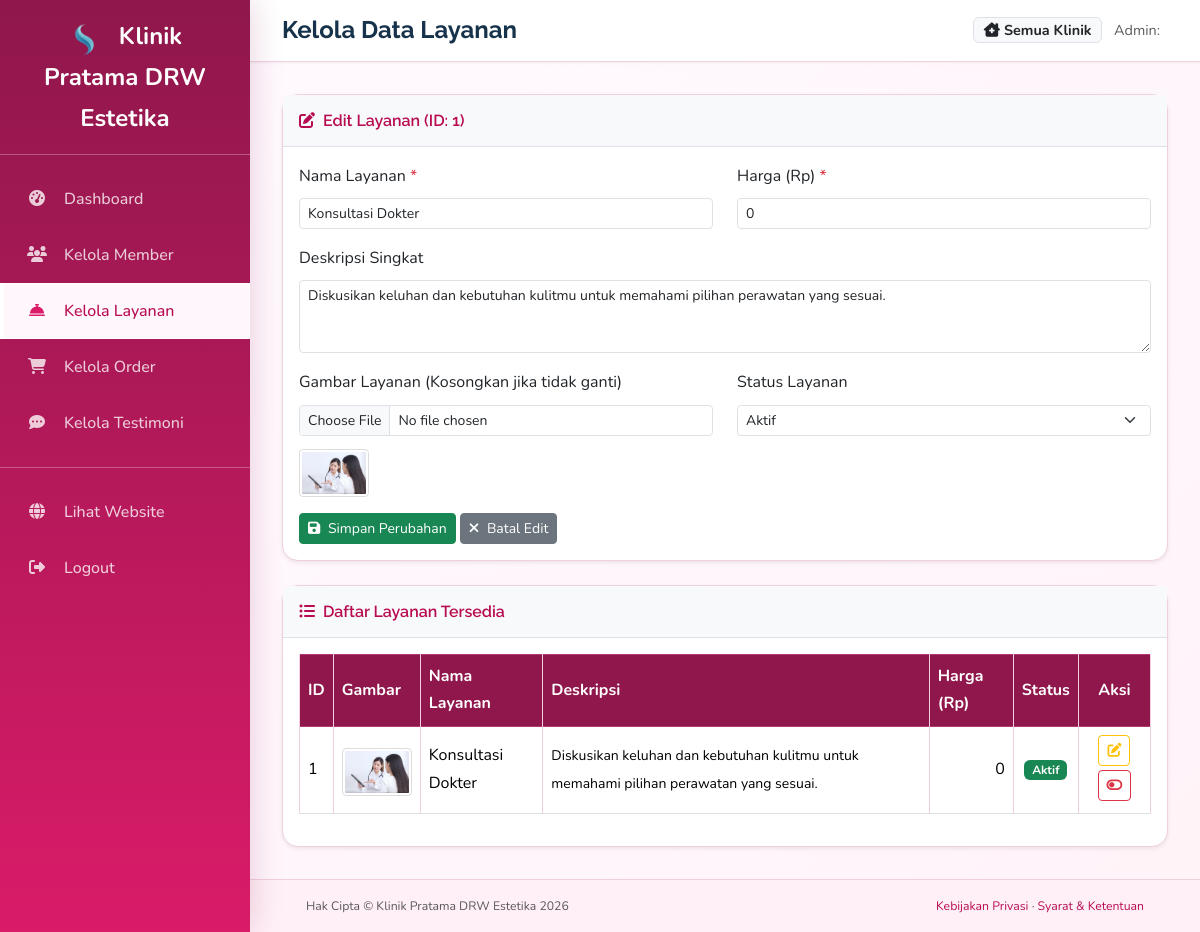
Page /admin/kelola_layanan.php?edit_id=1 (signed in) on the committed database.
### tables this page shows
CREATE TABLE `layanan` (
  `id_layanan` int(11) NOT NULL AUTO_INCREMENT,
  `nama_layanan` varchar(100) NOT NULL,
  `deskripsi_singkat` varchar(255) DEFAULT NULL,
  `harga` int(11) NOT NULL DEFAULT 0,
  `gambar_layanan` varchar(255) DEFAULT NULL COMMENT 'Nama file gambar layanan',
  `status_layanan` enum('aktif','tidak_aktif') NOT NULL DEFAULT 'aktif',
  PRIMARY KEY (`id_layanan`)
);

### admin/admin_auth.php (called while the page is built, shortened)
<?php
function drw_admin_display_cabang(): string
{
    return (string) ($_SESSION['admin_cabang_nama'] ?? 'Semua Klinik');
}

### admin/kelola_layanan.php (the view, shortened to what this page needs)
<?php
require_once '../config.php';
require_once __DIR__ . '/admin_auth.php';
$adminCabangId = drw_admin_cabang_id();
$adminCabangNama = drw_admin_display_cabang();
$message = '';
$message_type = '';
$upload_dir = '../images/';
$form_mode = 'tambah';
$form_data = [
    'id_layanan' => '',
    'nama_layanan' => '',
    'deskripsi_singkat' => '',
    'harga' => '',
    'gambar_layanan' => '',
    'status_layanan' => 'aktif'
];
if (isset($_GET['edit_id'])) {
    $id_to_edit = intval($_GET['edit_id']);
    if (!($_SERVER["REQUEST_METHOD"] == "POST" && isset($_POST['edit_layanan_submit']) && !empty($message) && $message_type == "danger" && $form_data['id_layanan'] == $id_to_edit )) {
        $stmt_edit_data = $conn->prepare("SELECT id_layanan, nama_layanan, deskripsi_singkat, harga, gambar_layanan, status_layanan FROM layanan WHERE id_layanan = ?");
        $stmt_edit_data->bind_param("i", $id_to_edit);
        $stmt_edit_data->execute();
        $result_edit = $stmt_edit_data->get_result();
        if ($result_edit->num_rows == 1) {
            $form_data = $result_edit->fetch_assoc();
            $form_mode = 'edit';
        }
    } else {
        $form_mode = 'edit';
    }
}
$layanans = [];
$sql_layanans = "SELECT id_layanan, nama_layanan, deskripsi_singkat, harga, gambar_layanan, status_layanan FROM layanan ORDER BY nama_layanan ASC";
$result_layanans = $conn->query($sql_layanans);
if ($result_layanans && $result_layanans->num_rows > 0) {
    while ($row = $result_layanans->fetch_assoc()) {
        $layanans[] = $row;
    }
}
if ($adminCabangId === null) {
    $pending_orders_query = $conn->query("SELECT COUNT(*) as total FROM `order` WHERE status_order = 'pending'");
    $pending_orders = ($pending_orders_query && $pending_orders_query->num_rows > 0) ? $pending_orders_query->fetch_assoc()['total'] : 0;
    if($pending_orders_query) $pending_orders_query->close();
} else {
    $stmt = $conn->prepare("SELECT COUNT(*) as total FROM `order` WHERE status_order = 'pending' AND id_cabang = ?");
    $stmt->bind_param('i', $adminCabangId);
    $stmt->execute();
    $row = $stmt->get_result()->fetch_assoc();
    $pending_orders = (int) ($row['total'] ?? 0);
}
?>
<!doctype html>
<html lang="id">
<head>
    <link href="../css/bootstrap.min.css" rel="stylesheet">
    <link href="../css/style.css" rel="stylesheet"> <link rel="stylesheet" href="https://cdnjs.cloudflare.com/ajax/libs/font-awesome/6.2.0/css/all.min.css">
    <link href="../css/admin-theme.css" rel="stylesheet">
</head>
<body>
    <div class="d-flex">
        <nav class="admin-sidebar" id="adminSidebar">
            <div class="sidebar-brand">
                <img src="../images/logo.png" alt="Logo"> <?php echo NAMA_KLINIK; ?>
            </div>
            <ul class="nav flex-column mt-3">
                <li class="nav-item"><a class="nav-link" href="index.php"><i class="fas fa-tachometer-alt"></i> Dashboard</a></li>
                <li class="nav-item"><a class="nav-link" href="kelola_user.php"><i class="fas fa-users"></i> Kelola Member</a></li>
                <li class="nav-item"><a class="nav-link active" aria-current="page" href="kelola_layanan.php"><i class="fas fa-concierge-bell"></i> Kelola Layanan</a></li>
                <li class="nav-item"><a class="nav-link" href="kelola_order.php"><i class="fas fa-shopping-cart"></i> Kelola Order <?php if ($pending_orders > 0) echo "<span class='badge bg-danger ms-1'>$pending_orders</span>"; ?></a></li>
                <li class="nav-item"><a class="nav-link" href="kelola_testimoni.php"><i class="fas fa-comment-dots"></i> Kelola Testimoni </a></li>
            </ul>
            <hr class="text-secondary"><ul class="nav flex-column"><li class="nav-item"><a class="nav-link" href="../index.php" target="_blank"><i class="fas fa-globe"></i> Lihat Website</a></li><li class="nav-item"><a class="nav-link" href="logout_admin.php"><i class="fas fa-sign-out-alt"></i> Logout</a></li></ul>
        </nav>
        <div class="admin-main-content">
            <header class="admin-header">
                <h1 class="h4 mb-0 text-gray-800">Kelola Data Layanan</h1>
                <div class="user-info">
                    <span class="badge bg-light text-dark border me-2"><i class="fas fa-clinic-medical me-1"></i><?php echo htmlspecialchars($adminCabangNama); ?></span>
                    <span class="text-muted me-2">Admin:</span>
                </div>
            </header>
            <div class="admin-content-area">
                <div class="card shadow-sm mb-4">
                    <div class="card-header py-3 bg-light border-bottom">
                        <h6 class="m-0 font-weight-bold text-primary"><i class="fas <?php echo ($form_mode == 'edit') ? 'fa-edit' : 'fa-plus-circle'; ?> me-2"></i><?php echo ($form_mode == 'edit') ? 'Edit Layanan (ID: '.htmlspecialchars($form_data['id_layanan']).')' : 'Tambah Layanan Baru'; ?></h6>
                    </div>
                    <div class="card-body">
                        <form method="POST" action="kelola_layanan.php<?php if ($form_mode == 'edit') echo '?edit_id='.htmlspecialchars($form_data['id_layanan']); ?>" enctype="multipart/form-data">
                            <div class="row">
                                <div class="col-md-6 mb-3">
                                    <label for="nama_layanan" class="form-label">Nama Layanan <span class="text-danger">*</span></label>
                                    <input type="text" class="form-control form-control-sm" id="nama_layanan" name="nama_layanan" value="<?php echo htmlspecialchars($form_data['nama_layanan']); ?>" required>
                                </div>
                                <div class="col-md-6 mb-3">
                                    <label for="harga" class="form-label">Harga (Rp) <span class="text-danger">*</span></label>
                                    <input type="number" class="form-control form-control-sm" id="harga" name="harga" value="<?php echo htmlspecialchars($form_data['harga']); ?>" required min="1">
                                </div>
                            </div>
                            <div class="mb-3">
                                <label for="deskripsi_singkat" class="form-label">Deskripsi Singkat</label>
                                <textarea class="form-control form-control-sm" id="deskripsi_singkat" name="deskripsi_singkat" rows="3"><?php echo htmlspecialchars($form_data['deskripsi_singkat']); ?></textarea>
                            </div>
                            <div class="row">
                                <div class="col-md-6 mb-3">
                                    <label for="gambar_layanan" class="form-label">Gambar Layanan <?php echo ($form_mode == 'edit') ? '(Kosongkan jika tidak ganti)' : ''; ?></label>
                                    <input type="file" class="form-control form-control-sm" id="gambar_layanan" name="gambar_layanan" accept="image/jpeg, image/png, image/gif, image/webp">
                                    <?php if ($form_mode == 'edit' && !empty($form_data['gambar_layanan']) && file_exists($upload_dir . $form_data['gambar_layanan'])): ?>
                                        <div class="mt-2">
                                            <img src="<?php echo $upload_dir . htmlspecialchars($form_data['gambar_layanan']); ?>?t=<?php echo time();  ?>" alt="Gambar layanan saat ini" class="img-preview img-thumbnail">
                                        </div>
                                    <?php elseif($form_mode == 'edit' && !empty($form_data['gambar_layanan'])): ?>
                                         <div class="mt-2 text-danger small">Gambar saat ini (<?php echo htmlspecialchars($form_data['gambar_layanan']); ?>) tidak ditemukan.</div>
                                    <?php endif; ?>
                                </div>
                                <div class="col-md-6 mb-3">
                                    <label for="status_layanan" class="form-label">Status Layanan</label>
                                    <select class="form-select form-select-sm" id="status_layanan" name="status_layanan">
                                        <option value="aktif" <?php if ($form_data['status_layanan'] == 'aktif') echo 'selected'; ?>>Aktif</option>
                                    </select>
                                </div>
                            </div>
                            <?php if ($form_mode == 'edit'): ?>
                                <button type="submit" name="edit_layanan_submit" class="btn btn-success btn-sm"><i class="fas fa-save me-1"></i> Simpan Perubahan</button>
                                <a href="kelola_layanan.php" class="btn btn-secondary btn-sm"><i class="fas fa-times me-1"></i> Batal Edit</a>
                            <?php else: ?>
                                <button type="submit" name="tambah_layanan" class="btn btn-primary btn-sm"><i class="fas fa-plus me-1"></i> Tambah Layanan</button>
                            <?php endif; ?>
                        </form>
                    </div>
                </div>
                <div class="card shadow-sm">
                    <div class="card-header py-3 bg-light border-bottom">
                        <h6 class="m-0 font-weight-bold text-primary"><i class="fas fa-list-ul me-2"></i>Daftar Layanan Tersedia</h6>
                    </div>
                    <div class="card-body">
                        <div class="table-responsive">
                            <table class="table table-bordered table-hover" id="dataTableLayanan" width="100%" cellspacing="0">
                                <thead class="table-dark">
                                    <tr>
                                        <th>ID</th>
                                        <th>Gambar</th>
                                        <th>Nama Layanan</th>
                                        <th>Deskripsi</th>
                                        <th>Harga (Rp)</th>
                                        <th class="text-center">Status</th>
                                        <th class="text-center">Aksi</th>
                                    </tr>
                                </thead>
                                <tbody>
                                    <?php if (!empty($layanans)): ?>
                                        <?php foreach ($layanans as $layanan): ?>
                                        <tr>
                                            <td><?php echo $layanan['id_layanan']; ?></td>
                                            <td class="text-center">
                                                <?php if (!empty($layanan['gambar_layanan']) && file_exists($upload_dir . $layanan['gambar_layanan'])): ?>
                                                    <img src="<?php echo $upload_dir . htmlspecialchars($layanan['gambar_layanan']); ?>?t=<?php echo time();  ?>" alt="<?php echo htmlspecialchars($layanan['nama_layanan']); ?>" class="img-preview img-thumbnail">
                                                <?php else: ?>
                                                    <small class="text-muted">-</small>
                                                <?php endif; ?>
                                            </td>
                                            <td><?php echo htmlspecialchars($layanan['nama_layanan']); ?></td>
                                            <td><small><?php echo nl2br(htmlspecialchars($layanan['deskripsi_singkat'] ? $layanan['deskripsi_singkat'] : '-')); ?></small></td>
                                            <td class="text-end"><?php echo number_format($layanan['harga'], 0, ',', '.'); ?></td>
                                            <td class="text-center">
                                                <span class="badge bg-<?php echo ($layanan['status_layanan'] == 'aktif') ? 'success' : 'secondary'; ?>">
                                                    <?php echo ucfirst($layanan['status_layanan']); ?>
                                                </span>
                                            </td>
                                            <td class="text-center">
                                                <a href="kelola_layanan.php?edit_id=<?php echo $layanan['id_layanan']; ?>" class="btn btn-sm btn-outline-warning mb-1" title="Edit Layanan">
                                                    <i class="fas fa-edit"></i>
                                                </a>
                                                <form method="POST" action="kelola_layanan.php" class="d-inline" onsubmit="return confirm('Anda yakin ingin mengubah status layanan \'<?php echo htmlspecialchars(addslashes($layanan['nama_layanan'])); ?>\' menjadi \'<?php echo ($layanan['status_layanan'] == 'aktif') ? 'Tidak Aktif' : 'Aktif'; ?>\'?');">
                                                    <button type="submit" name="toggle_status_layanan" class="btn btn-sm <?php echo ($layanan['status_layanan'] == 'aktif') ? 'btn-outline-danger' : 'btn-outline-success'; ?> mb-1" title="<?php echo ($layanan['status_layanan'] == 'aktif') ? 'Nonaktifkan' : 'Aktifkan'; ?>">
                                                        <i class="fas <?php echo ($layanan['status_layanan'] == 'aktif') ? 'fa-toggle-off' : 'fa-toggle-on'; ?>"></i>
                                                    </button>
                                                </form>
                                            </td>
                                        </tr>
                                        <?php endforeach; ?>
                                    <?php else: ?>
                                        <tr>
                                            <td colspan="7" class="text-center">Belum ada data layanan. Silakan tambahkan layanan baru.</td>
                                        </tr>
                                    <?php endif; ?>
                                </tbody>
                            </table>
                        </div>
                    </div>
                </div>
            </div> <footer class="admin-footer mt-auto">
                <div class="container-fluid px-4">
                    <div class="d-flex align-items-center justify-content-between small">
                        <div class="text-muted">Hak Cipta &copy; <?php echo NAMA_KLINIK; ?> <?php echo date("Y"); ?></div>
                        <div>
                            <a href="#">Kebijakan Privasi</a>
                            &middot;
                            <a href="#">Syarat &amp; Ketentuan</a>
                        </div>
                    </div>
                </div>
            </footer>
        </div> </div> <script src="../js/bootstrap.bundle.min.js"></script>
</body>
</html>

### rows in the picture
layanan: id_layanan "1", nama_layanan "Konsultasi Dokter", harga "0", deskripsi_singkat "Diskusikan keluhan dan kebutuhan kulitmu untuk memahami pilihan perawatan yang sesuai.", gambar_layanan (picture), status_layanan "Aktif"

### other values in the picture
NAMA_KLINIK "Klinik Pratama DRW Estetika"
$adminCabangNama "Semua Klinik"
